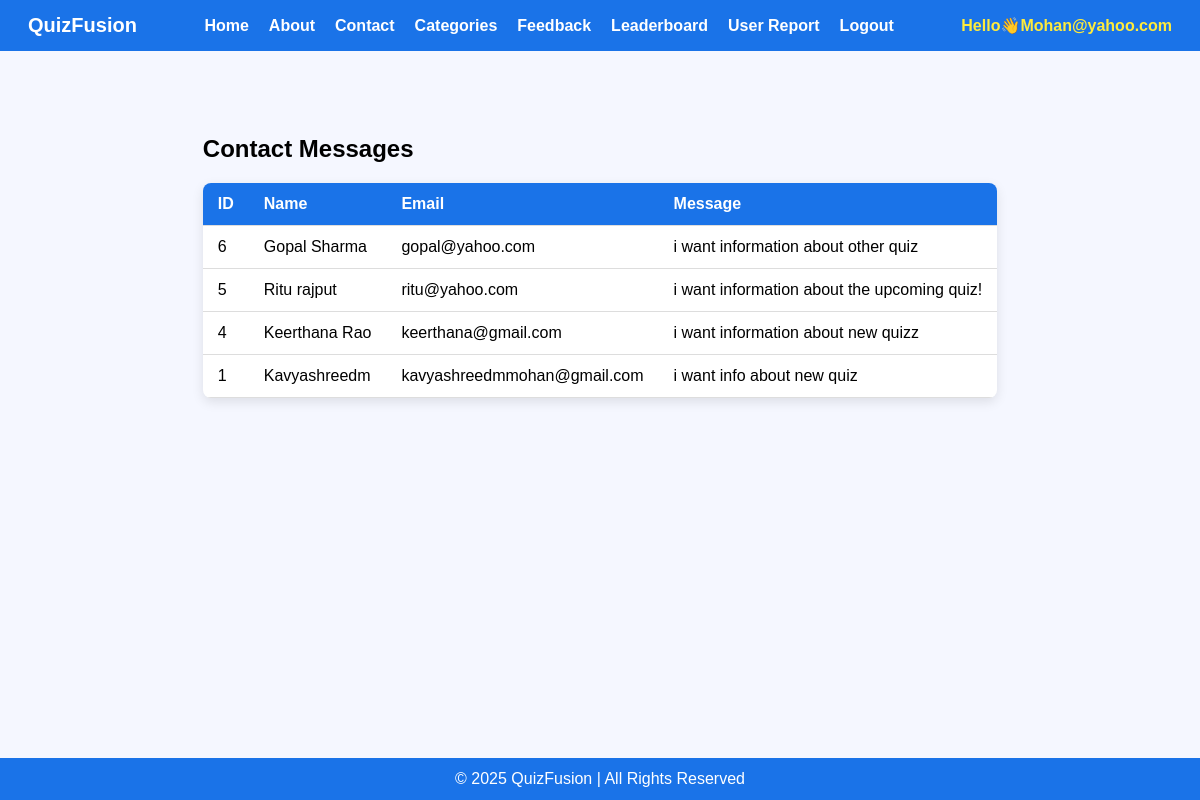
The page /quizfusion/manage_contact.php (signed in) on the database its author committed.
### tables this page shows
CREATE TABLE `users` (
  `id` int(11) NOT NULL,
  `name` varchar(100) NOT NULL,
  `email` varchar(255) NOT NULL,
  `password` varchar(255) NOT NULL,
  `confirm_password` varchar(255) NOT NULL,
  `security_question` varchar(255) NOT NULL,
  `security_answer` varchar(255) NOT NULL,
  `role` varchar(20) NOT NULL DEFAULT 'user',
  `remember_token` varchar(128) DEFAULT NULL
);

CREATE TABLE `contact_messages` (
  `id` int(11) NOT NULL,
  `name` varchar(255) NOT NULL,
  `email` varchar(255) NOT NULL,
  `message` text NOT NULL,
  `submitted_on` datetime NOT NULL
);

### quizfusion/manage_contact.php (the view, shortened to what this page needs)
<?php
include 'config.php';
$user_id = intval($_SESSION['user_id']);
$stmt = $con->prepare("SELECT email, role FROM users WHERE id = ?");
$stmt->bind_param("i", $user_id);
$stmt->execute();
$stmt->bind_result($useremail, $role);
$contacts = [];
$q = "SELECT * FROM contact_messages ORDER BY id DESC";
$res = mysqli_query($con, $q);
if($res && mysqli_num_rows($res) > 0){
    while($row = mysqli_fetch_assoc($res)){
        $contacts[] = $row;
    }
}
?>
<!DOCTYPE html>
<html lang="en">
<head>
</head>
<body>
<nav>
    <div class="logo">QuizFusion</div>
    <ul class="nav-links">
        <?php if($role === 'user'): ?>
            <li><a href="homepage.php">Home</a></li>
            <li><a href="about.php">About</a></li>
            <li><a href="contact.php">Contact</a></li>
            <li><a href="categories.php">Categories</a></li>
            <li><a href="feedback.php">Feedback</a></li>
            <li><a href="leaderboard.php">Leaderboard</a></li>
            <li><a href="user_report.php">User Report</a></li>
            <li><a href="logout.php">Logout</a></li>
        <?php endif; ?>
    </ul>
    <div class="email-text">Hello👋<?= htmlspecialchars($useremail) ?></div>
</nav>
<div class="main-container">
    <h2>Contact Messages</h2>
    <?php if(count($contacts) > 0): ?>
        <table>
            <thead>
                <tr>
                    <th>ID</th>
                    <th>Name</th>
                    <th>Email</th>
                    <th>Message</th>
                </tr>
            </thead>
            <tbody>
                <?php foreach($contacts as $c): ?>
                <tr>
                    <td><?= $c['id'] ?></td>
                    <td><?= htmlspecialchars($c['name']) ?></td>
                    <td><?= htmlspecialchars($c['email']) ?></td>
                    <td><?= htmlspecialchars($c['message']) ?></td>
                </tr>
                <?php endforeach; ?>
            </tbody>
        </table>
    <?php else: ?>
        <p>No contact messages found.</p>
    <?php endif; ?>
</div>
<footer>
    © 2025 QuizFusion | All Rights Reserved
</footer>
</body>
</html>

### quizfusion/manage_contact.php (style rules this page uses)
:root { --brand:#1a73e8; --card:#ffffff; }
html, body { margin:0; padding:0; font-family:'Poppins',sans-serif; min-height:100vh; display:flex; flex-direction:column; background:#f5f7ff; }
nav { display:flex; justify-content:space-between; align-items:center; padding:14px 28px; background:var(--brand); color:white; flex-wrap:wrap; }
nav .logo { font-weight:700; font-size:20px; }
.nav-links { display:flex; gap:20px; list-style:none; padding:0; margin:0; flex-wrap:wrap; }
.nav-links a { color:white; text-decoration:none; font-weight:600; }
.email-text { color:#ffeb3b; font-weight:600; }
.main-container { flex:1; padding:36px 28px; max-width:1200px; margin:28px auto; }
table { width:100%; border-collapse:collapse; margin-top:20px; background:#fff; color:#000; border-radius:8px; overflow:hidden; box-shadow:0 4px 12px rgba(0,0,0,0.1); }
th, td { padding:12px 15px; text-align:left; border-bottom:1px solid #ddd; }
th { background:var(--brand); color:#fff; }
footer { background:var(--brand); color:white; text-align:center; padding:12px; flex-shrink:0; position:sticky; bottom:0; }

### rows shown on the page
users: email "Mohan@yahoo.com"
contact_messages: id "6", name "Gopal Sharma", email "gopal@yahoo.com", message "i want information about other quiz"
contact_messages: id "5", name "Ritu rajput", email "ritu@yahoo.com", message "i want information about the upcoming quiz!"
contact_messages: id "4", name "Keerthana Rao", email "keerthana@gmail.com", message "i want information about new quizz"
contact_messages: id "1", name "Kavyashreedm", email "kavyashreedmmohan@gmail.com", message "i want info about new quiz"
